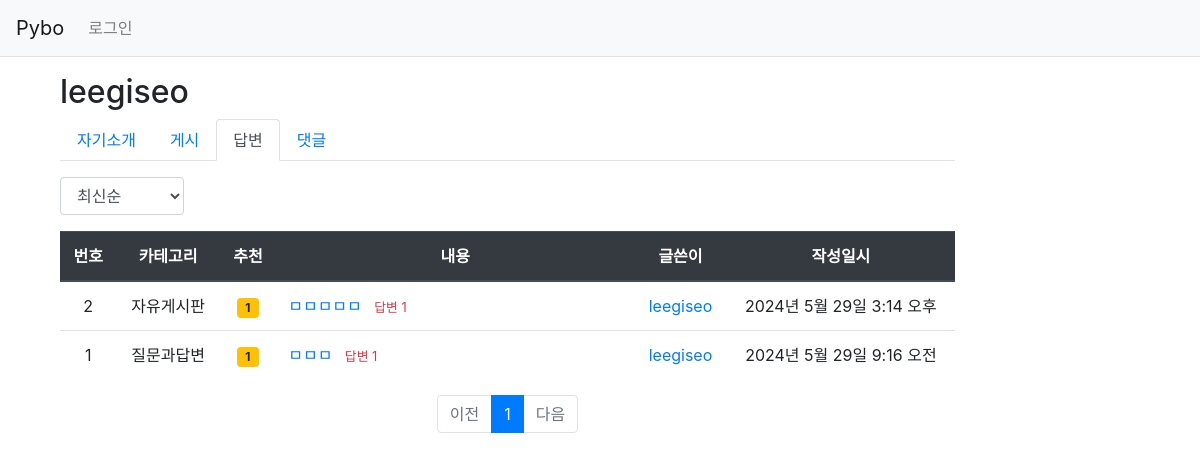
Page /pybo/profile/answer/leegiseo/ on the earlier database version.
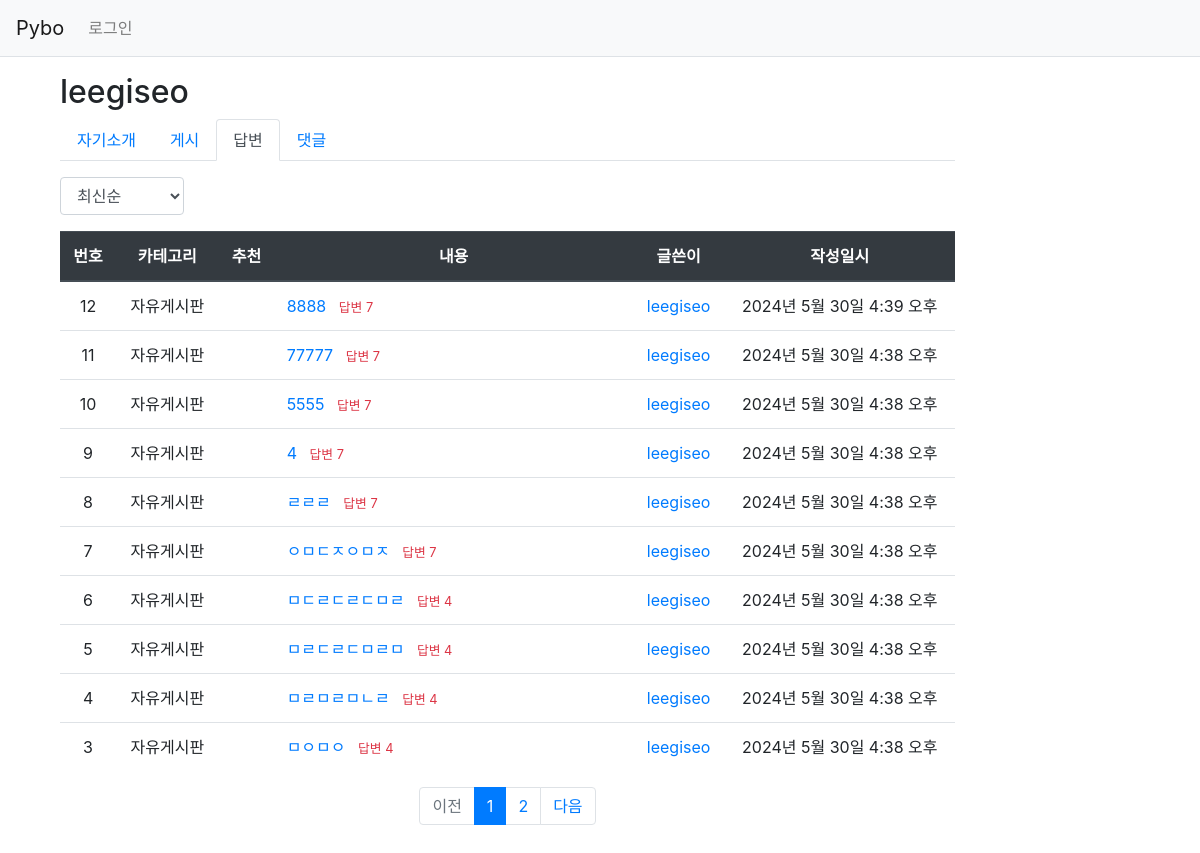
Same page on the later database version.
### pybo/models.py (models this page shows, shortened)
class Answer(models.Model):
    author = models.ForeignKey(User, on_delete=models.CASCADE, related_name='author_answer')
    question = models.ForeignKey(Question, on_delete=models.CASCADE)
    content = models.TextField()
    create_date = models.DateTimeField()
    modify_date = models.DateTimeField(null=True, blank=True)
    voter = models.ManyToManyField(User, related_name='voter_answer')

class Question(models.Model):
    author = models.ForeignKey(User, on_delete=models.CASCADE, related_name='author_question')
    category = models.ForeignKey(Category, on_delete=models.CASCADE, related_name='category_question', default=1)
    subject = models.CharField(max_length=200)
    content = models.TextField()
    create_date = models.DateTimeField()
    modify_date = models.DateTimeField(null=True, blank=True)
    voter = models.ManyToManyField(User, related_name='voter_question')

class Category(models.Model):
    name = models.CharField(max_length=100, unique=True)
    def __str__(self):
        return self.name

### pybo/views/profile_views.py (the view)
# urls.py: path('profile/answer/<str:username>/', profile_views.profile_answer, name='profile_answer'),
def profile_answer(request, username):
    profile_user = get_object_or_404(User, username=username)
    page = request.GET.get('page', '1')  # 페이지
    so = request.GET.get('so', 'recent')  # 정렬기준
    answer_list = Answer.objects.filter(author=profile_user)
    if so == 'recommend':
        answer_list = answer_list.annotate(num_voter=Count('voter')).order_by('-num_voter', '-create_date')
    elif so == 'popular':
        answer_list = answer_list.annotate(num_answer=Count('question__answer')).order_by('-num_answer', '-create_date')
    else:  # recent
        answer_list = answer_list.order_by('-create_date')
    paginator = Paginator(answer_list, 10)  # 페이지당 10개씩 보여주기
    page_obj = paginator.get_page(page)
    context = {'profile_user': profile_user, 'answer_list': page_obj, 'page': page, 'so': so}
    return render(request, 'pybo/profile_answer.html', context)

### pybo/templatetags/pybo_filter.py (called while the page is built)
@register.filter
def sub(value, arg):
    return value - arg

### templates/pybo/profile_answer.html (shortened to what the changed rows need)
{% extends 'base.html' %}
{% load pybo_filter %}
{% block content %}
<div class="container my-3 d-flex">
    <div class="col-10 flex-grow-1">
        <h2>{{ profile_user.username }}</h2>
        <table class="table">
            <thead>
            <tr class="text-center thead-dark">
                <th>번호</th>
                <th >카테고리</th>
                <th>추천</th>
                <th style="width:40%">내용</th>
                <th>글쓴이</th>
                <th>작성일시</th>
            </tr>
            </thead>
            <tbody>
            {% if answer_list %}
            {% for answer in answer_list %}
            <tr class="text-center">
                <td>
                    {{ answer_list.paginator.count|sub:answer_list.start_index|sub:forloop.counter0|add:1 }}
                </td>
                <td>
                    {{ answer.question.category }}
                </td>
                <td>
                    {% if answer.voter.all.count > 0 %}
                    <span class="badge badge-warning px-2 py-1">{{ answer.voter.all.count }}</span>
                    {% endif %}
                </td>
                <td class="text-left">
                    <a href="{% url 'pybo:detail' answer.question.id %}">{{ answer.content }}</a>
                    <span class="text-danger small ml-2">답변 {{ answer.question.answer_set.count }}</span>
                </td>
                <td>
                    <a href="{% url 'pybo:profile_question' answer.question.author.username %}">{{ answer.author.username }}</a>
                </td>
                <td>{{ answer.create_date }}</td>
            </tr>
            {% endfor %}
            {% else %}
            <tr>
                <td colspan="3">질문이 없습니다.</td>
            </tr>
            {% endif %}
            </tbody>
        </table>
        <ul class="pagination justify-content-center">
            {% for page_number in answer_list.paginator.page_range %}
            {% if page_number >= answer_list.number|add:-5 and page_number <= answer_list.number|add:5 %}
                {% if page_number == answer_list.number %}
                <li class="page-item active" aria-current="page">
                    <a class="page-link" data-page="{{ page_number }}" href="#">{{ page_number }}</a>
                </li>
                {% else %}
                <li class="page-item">
                    <a class="page-link" data-page="{{ page_number }}" href="#">{{ page_number }}</a>
                </li>
                {% endif %}
            {% endif %}
            {% endfor %}
            {% if answer_list.has_next %}
            <li class="page-item">
                <a class="page-link" data-page="{{ answer_list.next_page_number }}" href="#">다음</a>
            </li>
            {% else %}
            <li class="page-item disabled">
                <a class="page-link" tabindex="-1" aria-disabled="true" href="#">다음</a>
            </li>
            {% endif %}
        </ul>
    </div>
</div>
{% endblock %}

Differences in the rows shown:
no longer on this page (row unchanged): Answer: paginator.count|sub "2", question.category "자유게시판", voter.all.count "1", content "ㅁㅁㅁㅁㅁ", question.answer_set.count "1", author.username "leegiseo", create_date "2024년 5월 29일 3:14 오후"
no longer on this page (row unchanged): Answer: paginator.count|sub "1", question.category "질문과답변", voter.all.count "1", content "ㅁㅁㅁ", question.answer_set.count "1", author.username "leegiseo", create_date "2024년 5월 29일 9:16 오전"
added Answer: paginator.count|sub "12", question.category "자유게시판", content "8888", question.answer_set.count "7", author.username "leegiseo", create_date "2024년 5월 30일 4:39 오후"
added Answer: paginator.count|sub "11", question.category "자유게시판", content "77777", question.answer_set.count "7", author.username "leegiseo", create_date "2024년 5월 30일 4:38 오후"
added Answer: paginator.count|sub "10", question.category "자유게시판", content "5555", question.answer_set.count "7", author.username "leegiseo", create_date "2024년 5월 30일 4:38 오후"
added Answer: paginator.count|sub "9", question.category "자유게시판", content "4", question.answer_set.count "7", author.username "leegiseo", create_date "2024년 5월 30일 4:38 오후"
added Answer: paginator.count|sub "8", question.category "자유게시판", content "ㄹㄹㄹ", question.answer_set.count "7", author.username "leegiseo", create_date "2024년 5월 30일 4:38 오후"
added Answer: paginator.count|sub "7", question.category "자유게시판", content "ㅇㅁㄷㅈㅇㅁㅈ", question.answer_set.count "7", author.username "leegiseo", create_date "2024년 5월 30일 4:38 오후"
added Answer: paginator.count|sub "6", question.category "자유게시판", content "ㅁㄷㄹㄷㄹㄷㅁㄹ", question.answer_set.count "4", author.username "leegiseo", create_date "2024년 5월 30일 4:38 오후"
added Answer: paginator.count|sub "5", question.category "자유게시판", content "ㅁㄹㄷㄹㄷㅁㄹㅁ", question.answer_set.count "4", author.username "leegiseo", create_date "2024년 5월 30일 4:38 오후"
added Answer: paginator.count|sub "4", question.category "자유게시판", content "ㅁㄹㅁㄹㅁㄴㄹ", question.answer_set.count "4", author.username "leegiseo", create_date "2024년 5월 30일 4:38 오후"
added Answer: paginator.count|sub "3", question.category "자유게시판", content "ㅁㅇㅁㅇ", question.answer_set.count "4", author.username "leegiseo", create_date "2024년 5월 30일 4:38 오후"
Other differences:
new list line: "2"
